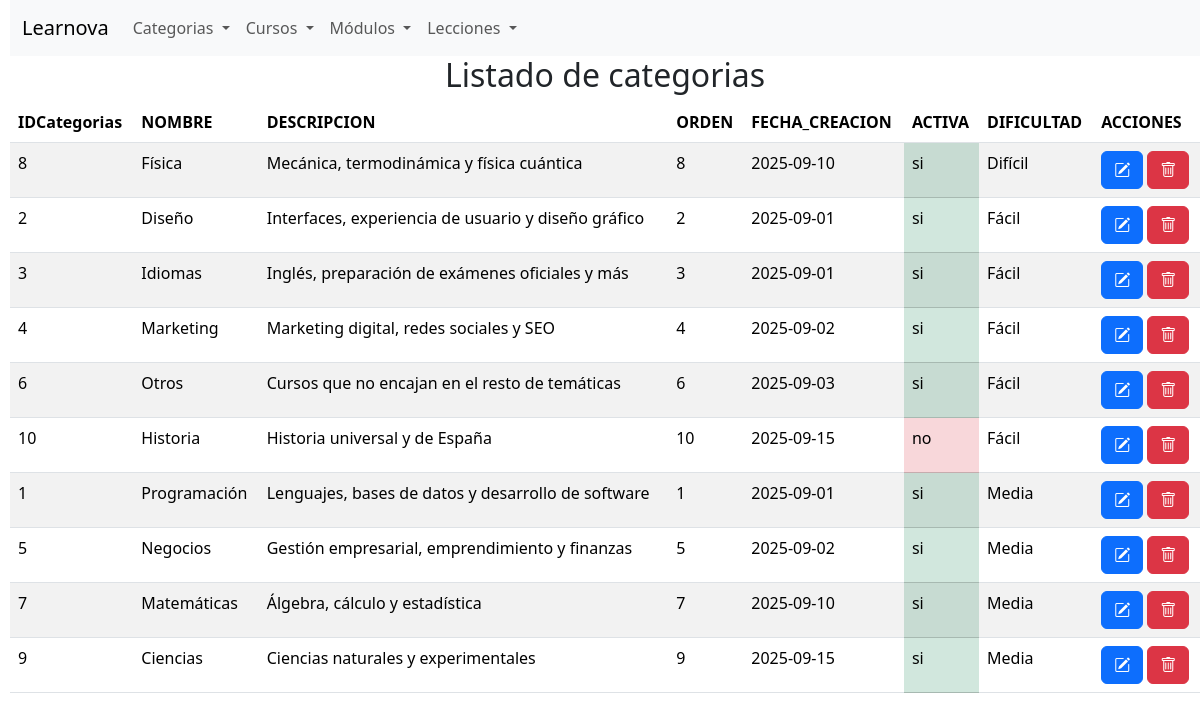
Page /proceso_buscar_categoria.php on the committed database.
### tables this page shows
CREATE TABLE categorias (
    id              INT          NOT NULL AUTO_INCREMENT,
    nombre          VARCHAR(60)  NOT NULL,                   
    descripcion     VARCHAR(255) NULL,
    dificultad_id   INT          NOT NULL DEFAULT 1,
    orden           INT          NOT NULL DEFAULT 0,         
    activa          TINYINT(1)   NOT NULL DEFAULT 1,
    fecha_creacion  DATE         NOT NULL,
    PRIMARY KEY (id),
    UNIQUE KEY uq_categorias_nombre (nombre),
    KEY idx_categorias_dificultad (dificultad_id),
    CONSTRAINT fk_categorias_dificultad FOREIGN KEY (dificultad_id)
        REFERENCES dificultades (id) ON UPDATE CASCADE ON DELETE RESTRICT
);

CREATE TABLE dificultades (
    id          INT          NOT NULL AUTO_INCREMENT,
    nombre      VARCHAR(30)  NOT NULL,
    descripcion VARCHAR(255) NULL,
    PRIMARY KEY (id),
    UNIQUE KEY uq_dificultades_nombre (nombre)
);

### proceso_buscar_categoria.php (the view, shortened to what this page needs)
<?php
$conexion = obtenerConexion();
$nombre_categoria = $_GET['txtNombreCategoria'];
$sql = "SELECT categorias.*, dificultades.nombre AS dificultad_nombre
    FROM categorias
    INNER JOIN dificultades ON categorias.dificultad_id = dificultades.id
    WHERE categorias.nombre LIKE '%$nombre_categoria%';";
$resultado = mysqli_query($conexion, $sql);
if (mysqli_num_rows($resultado) > 0) {
    $mensaje = "<h2 class='text-center'>Listado de categorias</h2>";
    $mensaje .= "<table class='table table-striped'>";
    $mensaje .= "<thead><tr><th>IDCategorias</th><th>NOMBRE</th><th>DESCRIPCION</th><th>ORDEN</th><th>FECHA_CREACION</th><th>ACTIVA</th><th>DIFICULTAD</th><th>ACCIONES</th></tr></thead>";
    $mensaje .= "<tbody>";
    while ($fila = mysqli_fetch_assoc($resultado)) {
        $mensaje .= "<tr><td>" . $fila['id'] . "</td>";
        $mensaje .= "<td>" . htmlspecialchars($fila['nombre'], ENT_QUOTES, 'UTF-8') . "</td>";
        $mensaje .= "<td>" . htmlspecialchars($fila['descripcion'], ENT_QUOTES, 'UTF-8') . "</td>";
        $mensaje .= "<td>" . $fila['orden'] . "</td>";
        $mensaje .= "<td>" . $fila['fecha_creacion'] . "</td>";
        if ($fila['activa'] == 1) {
            $mensaje .= "<td class='table-success'> si </td>";
        } else {
            $mensaje .= "<td class='table-danger'> no </td>";
        }
        $mensaje .= "<td>" . htmlspecialchars($fila['dificultad_nombre'], ENT_QUOTES, 'UTF-8') . "</td>";
        $mensaje .= "<td><form class='d-inline me-1' action='editar_categoria.php' method='post'>";
        $mensaje .= "<input type='hidden' name='categoria' value='" . htmlspecialchars(json_encode($fila), ENT_QUOTES) . "' />";
        $mensaje .= "<button name='Editar' class='btn btn-primary'><i class='bi bi-pencil-square'></i></button></form>";
        $mensaje .= "<form class='d-inline' action='proceso_borrar_categoria.php' method='post' onsubmit=\"return confirm('¿Estás seguro de que quieres eliminar esta categoría?')\">";
        $mensaje .= "<input type='hidden' name='idcategoria' value='" . $fila['id']  . "' />";
        $mensaje .= "<button name='Borrar' class='btn btn-danger'><i class='bi bi-trash'></i></button></form>";
        $mensaje .= "</td></tr>";
    }
    $mensaje .= "</tbody></table>";
} else {
    $mensaje .= "<h2 class='text-center'>No hay categorías con ese nombre</h2>";
}
echo $mensaje;

### rows in the picture
categorias: id "8", nombre "Física", descripcion "Mecánica, termodinámica y física cuántica", orden "8", fecha_creacion "2025-09-10", activa "si", dificultad.nombre "Difícil"
categorias: id "2", nombre "Diseño", descripcion "Interfaces, experiencia de usuario y diseño gráfico", orden "2", fecha_creacion "2025-09-01", activa "si", dificultad.nombre "Fácil"
categorias: id "3", nombre "Idiomas", descripcion "Inglés, preparación de exámenes oficiales y más", orden "3", fecha_creacion "2025-09-01", activa "si", dificultad.nombre "Fácil"
categorias: id "4", nombre "Marketing", descripcion "Marketing digital, redes sociales y SEO", orden "4", fecha_creacion "2025-09-02", activa "si", dificultad.nombre "Fácil"
categorias: id "6", nombre "Otros", descripcion "Cursos que no encajan en el resto de temáticas", orden "6", fecha_creacion "2025-09-03", activa "si", dificultad.nombre "Fácil"
categorias: id "10", nombre "Historia", descripcion "Historia universal y de España", orden "10", fecha_creacion "2025-09-15", activa "no", dificultad.nombre "Fácil"
categorias: id "1", nombre "Programación", descripcion "Lenguajes, bases de datos y desarrollo de software", orden "1", fecha_creacion "2025-09-01", activa "si", dificultad.nombre "Media"
categorias: id "5", nombre "Negocios", descripcion "Gestión empresarial, emprendimiento y finanzas", orden "5", fecha_creacion "2025-09-02", activa "si", dificultad.nombre "Media"
categorias: id "7", nombre "Matemáticas", descripcion "Álgebra, cálculo y estadística", orden "7", fecha_creacion "2025-09-10", activa "si", dificultad.nombre "Media"
categorias: id "9", nombre "Ciencias", descripcion "Ciencias naturales y experimentales", orden "9", fecha_creacion "2025-09-15", activa "si", dificultad.nombre "Media"
